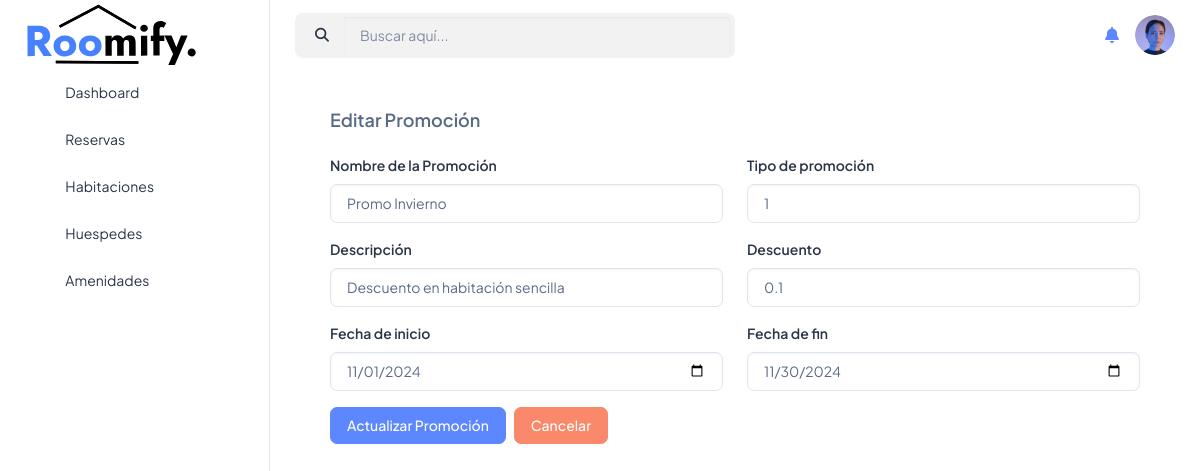
The app's page /programas/promo/editar.php?id=1 with its own data.
### tables this page shows
CREATE TABLE `promociones` (
  `id_promocion` int(11) NOT NULL,
  `tp_id` int(11) DEFAULT NULL,
  `nombre_promocion` varchar(50) DEFAULT NULL,
  `descripcion` varchar(100) DEFAULT NULL,
  `descuento` float DEFAULT NULL,
  `fecha_incio_promocion` date DEFAULT NULL,
  `fecha_fin_promocion` date DEFAULT NULL
);

### programas/promo/editar.php (the view, shortened to what this page needs)
<?php
include("../../conexion.php");
if (isset($_GET['id'])) {
    $id_promocion = $_GET['id'];
    $sentencia = $conexion->prepare("SELECT * FROM promociones WHERE id_promocion = :id_promocion");
    $sentencia->bindParam(':id_promocion', $id_promocion);
    $sentencia->execute();
    $promocion = $sentencia->fetch(PDO::FETCH_ASSOC);
}
?>
<!doctype html>
<html lang="en">
<head>
    <link rel="stylesheet" href="../../assets/css/styles.min.css" />
    <link rel="stylesheet" href="https://cdnjs.cloudflare.com/ajax/libs/font-awesome/6.5.1/css/all.min.css">
</head>
<body>
    <div class="page-wrapper" id="main-wrapper" data-layout="vertical" data-navbarbg="skin6" data-sidebartype="full"
        data-sidebar-position="fixed" data-header-position="fixed">
        <aside class="left-sidebar">
            <div>
                <div class="brand-logo d-flex align-items-center justify-content-between">
                    <a href="./index.html" class="text-nowrap logo-img">
                    <img src="../../assets/images/logos\roomify-logo.svg" width="180" alt="" />
                    </a>
                </div>
                <nav class="sidebar-nav scroll-sidebar" data-simplebar="">
                    <ul id="sidebarnav">
                        <li class="sidebar-item">
                            <a class="sidebar-link" href="./index.html" aria-expanded="false">
                                <span>
                                    <i class="ti ti-layout-dashboard"></i>
                                </span>
                                <span class="hide-menu">Dashboard</span>
                            </a>
                        </li>
                        <li class="sidebar-item">
                            <a class="sidebar-link" href="/" aria-expanded="false">
                                <span>
                                    <i class="ti ti-bookmark"></i>
                                </span>
                                <span class="hide-menu">Reservas</span>
                            </a>
                        </li>
                        <li class="sidebar-item">
                            <a class="sidebar-link" href="../rooms/index.php" aria-expanded="false">
                                <span>
                                    <i class="ti ti-bed"></i>
                                </span>
                                <span class="hide-menu">Habitaciones</span>
                            </a>
                        </li>
                        <li class="sidebar-item">
                            <a class="sidebar-link" href="#" aria-expanded="false">
                                <span>
                                    <i class="ti ti-user"></i>
                                </span>
                                <span class="hide-menu">Huespedes</span>
                            </a>
                        </li>
                        <li class="sidebar-item">
                            <a class="sidebar-link" href="#" aria-expanded="false">
                                <span>
                                    <i class="ti ti-file-check"></i>
                                </span>
                                <span class="hide-menu">Amenidades</span>
                            </a>
                        </li>
                    </ul>
                </nav>
            </div>
        </aside>
        <div class="body-wrapper">
            <header class="app-header">
            <div class="d-flex justify-content-between align-items-center mb-4">
    <div class="search-bar d-flex align-items-center w-50">
        <div class="input-group" style="background-color: #f2f2f2; border-radius: 8px; padding: 4px;">
            <span class="input-group-text bg-transparent border-0">
                <i class="fas fa-search text-dark"></i>
            </span>
            <input type="text" class="form-control border-0 bg-transparent text-dark" placeholder="Buscar aquí...">
        </div>
    </div>
                <nav class="navbar navbar-expand-lg navbar-light">
                    <div class="navbar-collapse justify-content-end px-0" id="navbarNav">
                        <ul class="navbar-nav flex-row ms-auto align-items-center justify-content-end">
        <div class="actions d-flex align-items-center">
            <a href="#" class="me-3">
                <i class="fas fa-bell fs-4"></i>
            </a>
            <a href="#" class="profile-icon">
                <img src="../../assets/images/logos/Ellipse.png" alt="Perfil" class="rounded-circle" width="40">
            </a>
        </div>
    </div>
                    </div>
            </header>
            <div class="container-fluid">
                <div class="container-content">
                <div class="container-fluid">
                <div class="card-body p-4">
    <h5 class="card-title fw-semibold mb-4">Editar Promoción</h5>
    <form action="editar.php?id=<?php echo $promocion['id_promocion']; ?>" method="POST" class="mt-6">
        <div class="d-flex gap-4 mb-3">
            <div class="w-50">
                <label for="nombre_promocion" class="form-label">Nombre de la Promoción</label>
                <input type="text" class="form-control" id="nombre_promocion" name="nombre_promocion"
                    value="<?php echo $promocion['nombre_promocion']; ?>" required>
            </div>
            <div class="w-50">
                <label for="tp_id" class="form-label">Tipo de promoción</label>
                <input type="text" class="form-control" id="tp_id" name="tp_id"
                    value="<?php echo $promocion['tp_id']; ?>" required>
            </div>
        </div>
        <div class="d-flex gap-4 mb-3">
            <div class="w-50">
                <label for="descripcion" class="form-label">Descripción</label>
                <input type="text" class="form-control" id="descripcion" name="descripcion"
                    value="<?php echo $promocion['descripcion']; ?>" required>
            </div>
            <div class="w-50">
                <label for="descuento" class="form-label">Descuento</label>
                <input type="number" step="0.01" class="form-control" id="descuento" name="descuento"
                    value="<?php echo $promocion['descuento']; ?>" required>
            </div>
        </div>
        <div class="d-flex gap-4 mb-3">
            <div class="w-50">
                <label for="fecha_inicio_promocion" class="form-label">Fecha de inicio</label>
                <input type="date" class="form-control" id="fecha_inicio_promocion" name="fecha_inicio_promocion"
                    value="<?php echo $promocion['fecha_incio_promocion']; ?>" required>
            </div>
            <div class="w-50">
                <label for="fecha_fin_promocion" class="form-label">Fecha de fin</label>
                <input type="date" class="form-control" id="fecha_fin_promocion" name="fecha_fin_promocion"
                    value="<?php echo $promocion['fecha_fin_promocion']; ?>" required>
            </div>
        </div>
        <div class="d-flex gap-2">
            <button type="submit" class="btn btn-primary text-white">Actualizar Promoción</button>
            <button type="button" class="btn btn-danger">Cancelar</button>
        </div>
    </form>
</div>
                            </div>
                        </div>
                    </div>
                </div>
            </div>
</body>
</html>

### records on screen
promociones: nombre_promocion "Promo Invierno", tp_id "1", descripcion "Descuento en habitación sencilla", descuento "0.1", fecha_inicio_promocion "11/01/2024", fecha_fin_promocion "11/30/2024"
